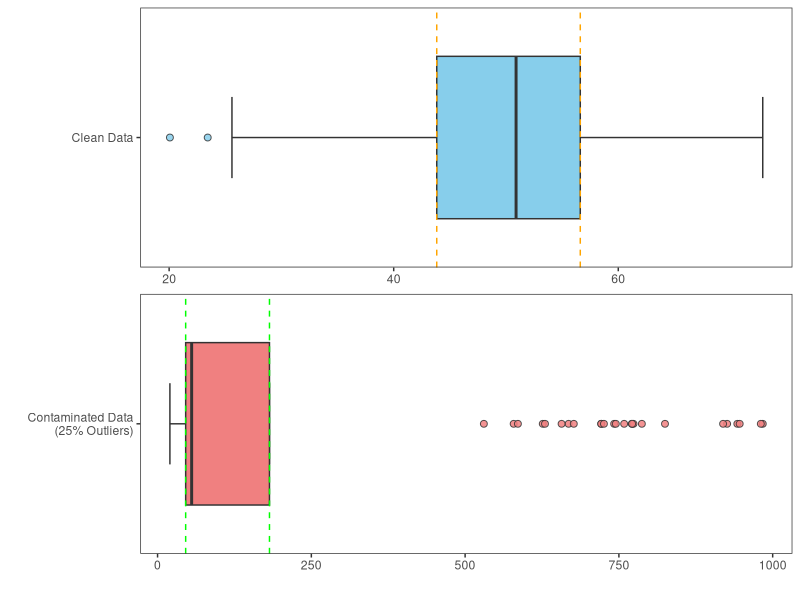
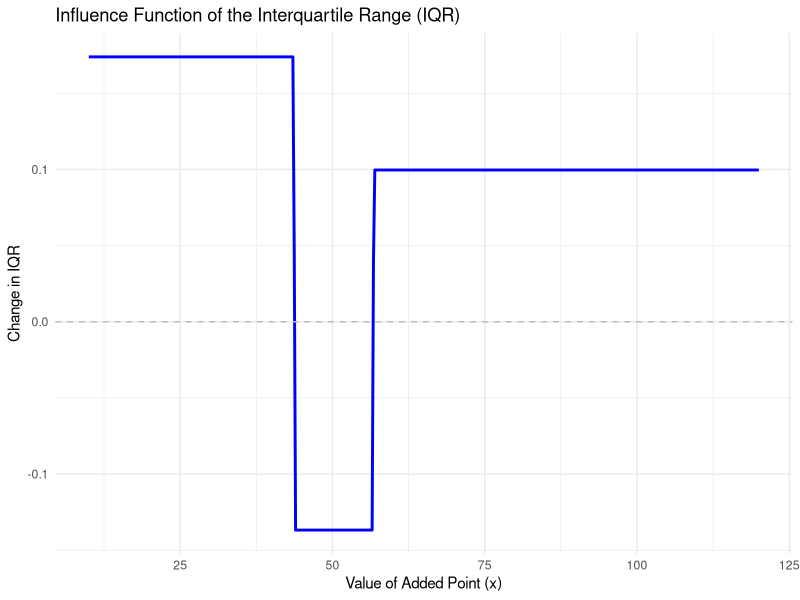

R code for these plots, in order:
## ---- chunk 1
library(tidyverse)
set.seed(42)

data_clean <- rnorm(100, mean = 50, sd = 10)
n_outliers <- floor(length(data_clean) * 0.25)
data_contaminated <- data_clean
data_contaminated[1:n_outliers] <- runif(n_outliers, min = 500, max = 1000)

data <- tibble(
  Value = c(data_clean, data_contaminated),
  Dataset = rep(c("Clean Data", "Contaminated Data\n(25% Outliers)"), each = length(data_clean))
)

summary_stats <- data %>%
  group_by(Dataset) %>%
  summarise(
    Q1 = quantile(Value, 0.25),
    Q3 = quantile(Value, 0.75),
    IQR = Q3 - Q1
  )

ggplot(data, aes(x = Value, y = Dataset, fill = Dataset)) +
  geom_boxplot(outlier.shape = 21, outlier.size = 2, outlier.alpha = 0.85, staplewidth = 0.5) +
  geom_vline(data = summary_stats, aes(xintercept = Q1, color = Dataset), linetype = "dashed") +
  geom_vline(data = summary_stats, aes(xintercept = Q3, color = Dataset), linetype = "dashed") +
  scale_fill_manual(values = c("skyblue", "lightcoral")) +
  scale_color_manual(values = c("orange", "green")) +
  labs(x = "", y = "") +
  theme_bw() +
  theme(legend.position = "none") +
  facet_wrap(~Dataset, nrow = 2, ncol = 1, scales = "free") +
  theme(
  strip.background = element_blank(),
  strip.text.x = element_blank(),
  panel.grid = element_blank()
)



# Define the influence function for the IQR
iqr_influence <- function(x, data) {
  # Calculate the original Q1, Q3, and IQR
  q1 <- quantile(data, 0.25)
  q3 <- quantile(data, 0.75)
  iqr <- q3 - q1
  
  # Add the point x to the dataset
  data_with_x <- c(data, x)
  
  # Recalculate Q1, Q3, and IQR after adding x
  q1_new <- quantile(data_with_x, 0.25)
  q3_new <- quantile(data_with_x, 0.75)
  iqr_new <- q3_new - q1_new
  
  # Return the change in IQR
  return(iqr_new - iqr)
}

# Generate a clean dataset from a normal distribution
set.seed(42)
data_clean <- rnorm(100, mean = 50, sd = 10)

# Generate a sequence of x values (potential outliers)
x_values <- seq(10, 120, length.out = 500)

# Compute the influence of each x value
influence_values <- sapply(x_values, function(x) iqr_influence(x, data_clean))

# Create a data frame for plotting
influence_data <- tibble(x = x_values, influence = influence_values)

# Plot the influence function
ggplot(influence_data, aes(x = x, y = influence)) +
  geom_line(color = "blue", size = 1) +
  geom_hline(yintercept = 0, linetype = "dashed", color = "gray") +
  labs(
    title = "Influence Function of the Interquartile Range (IQR)",
    x = "Value of Added Point (x)",
    y = "Change in IQR"
  ) +
  theme_minimal()



